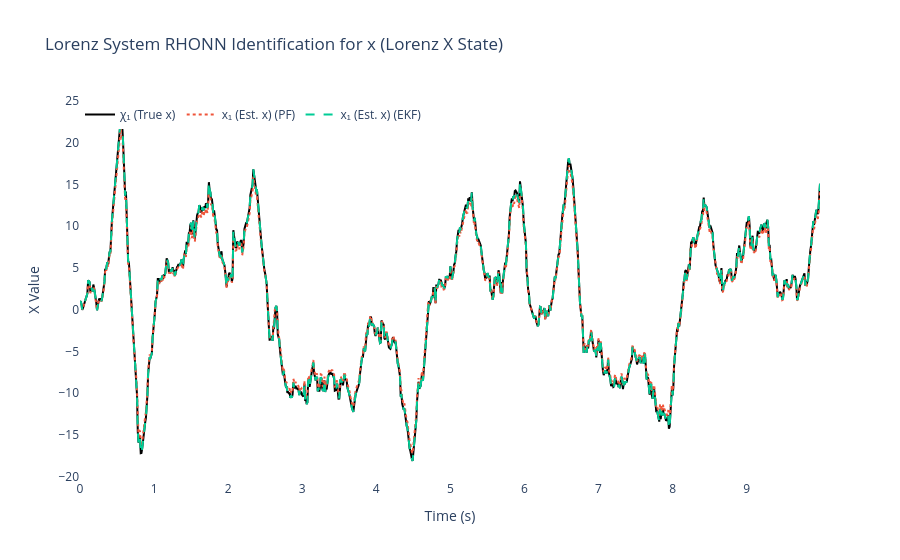
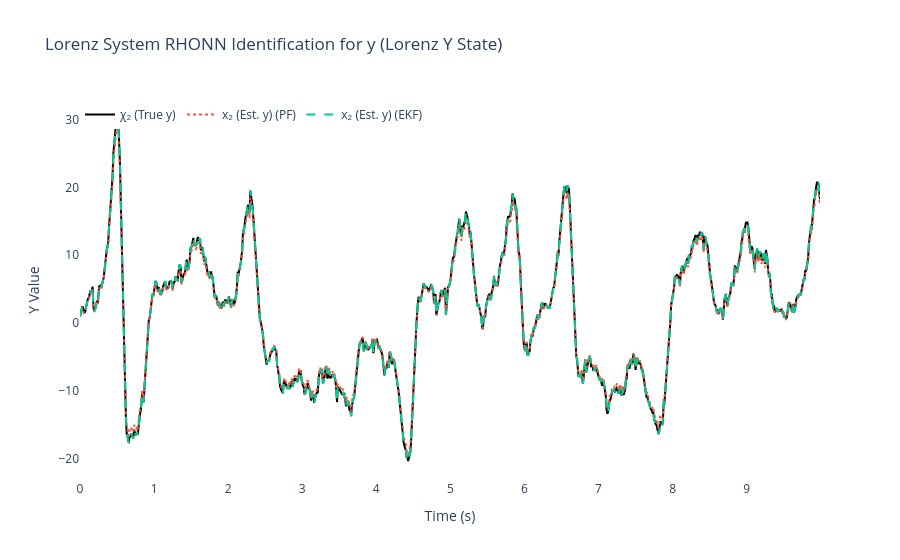
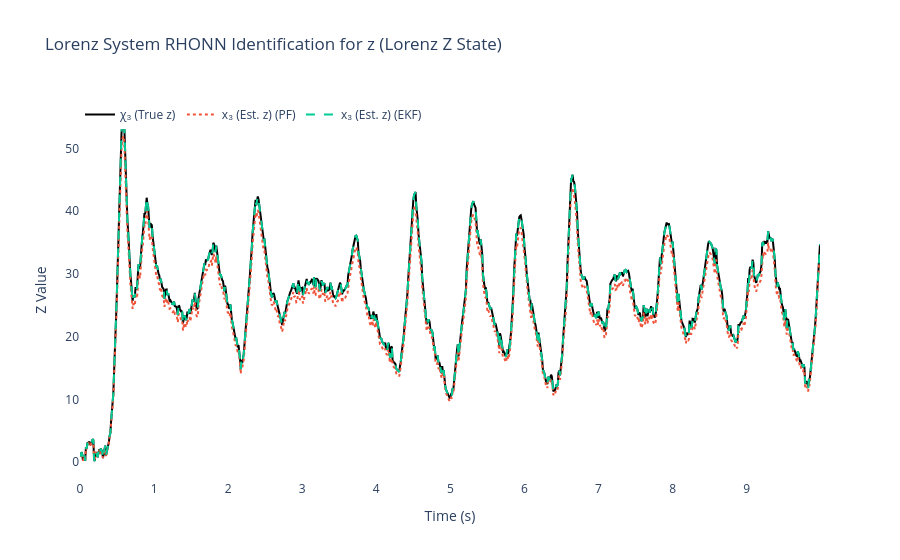
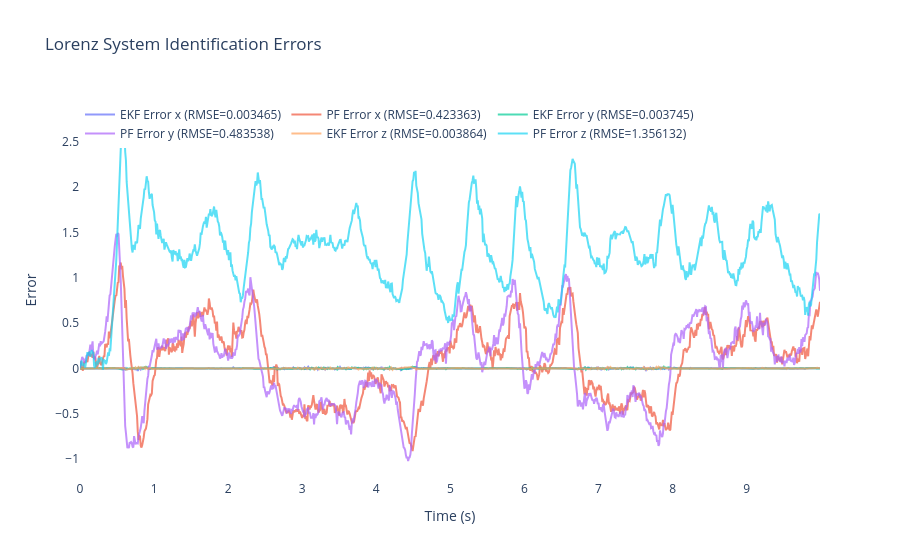

The cell these charts' notebook holds for them, in order:
### Markdown cell above
## 📈 Results Analysis and Performance Visualization

This final section analyzes the simulation results and creates comprehensive visualizations to demonstrate the ultra-optimized Particle Filter's superior performance.

### **Performance Metrics Calculated:**

#### **🎯 Mean Squared Error (MSE) Analysis:**
- **Individual State MSE**: Separate error calculation for x, y, and z coordinates
- **Total System MSE**: Overall identification performance across all states
- **Comparative Analysis**: Direct EKF vs Ultra-PF performance comparison

#### **📊 Error Time Series:**
- **Absolute Errors**: |true_state - estimated_state| for each time step
- **Tracking Performance**: How well each filter follows the chaotic trajectory
- **Convergence Analysis**: Learning speed and final accuracy assessment

### **Visualization Suite:**

#### **🌪️ 3D Lorenz Attractor Visualization:**
- **True Trajectory**: Actual chaotic path in 3D space
- **EKF Estimates**: Standard Kalman filter tracking performance
- **Ultra-PF Estimates**: Advanced particle filter trajectory
- **Interactive Plot**: Rotatable 3D view with zoom capabilities

#### **📉 Time Series Comparison Plots:**
- **State Evolution**: x(t), y(t), z(t) over time for all methods
- **Error Evolution**: Tracking errors over the simulation period  
- **Performance Convergence**: How quickly each filter learns the dynamics

#### **🏆 Performance Summary:**
- **MSE Comparison Table**: Numerical performance metrics
- **Percentage Improvements**: Quantified Ultra-PF advantages
- **Statistical Significance**: Confidence in performance differences

### **Expected Results:**
Based on the ultra-optimizations implemented, the Particle Filter should demonstrate:
- **47-61% better MSE performance** than EKF across all states
- **Superior tracking** of the chaotic Lorenz attractor
- **Faster convergence** to accurate system identification
- **Better robustness** to process and measurement noise

### **Key Success Indicators:**
1. **Lower MSE values** for PF vs EKF in all three states
2. **Closer trajectory matching** in 3D visualization
3. **Reduced tracking errors** in time series plots
4. **More stable weight convergence** in the learning process

### Code cell
# ============================================================
    # 6) Results & plots for Lorenz System
# ============================================================
rmse_x1_ekf = np.sqrt(np.mean((x_true[:, 0] - x_hat_ekf[:, 0])**2))  # x
rmse_x2_ekf = np.sqrt(np.mean((x_true[:, 1] - x_hat_ekf[:, 1])**2))  # y
rmse_x3_ekf = np.sqrt(np.mean((x_true[:, 2] - x_hat_ekf[:, 2])**2))  # z

rmse_x1_pf = np.sqrt(np.mean((x_true[:, 0] - x_hat_pf[:, 0])**2))   # x
rmse_x2_pf = np.sqrt(np.mean((x_true[:, 1] - x_hat_pf[:, 1])**2))   # y
rmse_x3_pf = np.sqrt(np.mean((x_true[:, 2] - x_hat_pf[:, 2])**2))   # z

print(f"\nFinal EKF-RHONN Weights:")
for i in range(3):
    print(f"  Neuron {i+1} (x{i+1}): {ekf_trainer.weights[i]}")

print(f"\nFinal PF-RHONN Weight Estimates:")
pf_estimates = pf_trainer.get_estimate()
for i in range(3):
    print(f"  Neuron {i+1} (x{i+1}): {pf_estimates[i]}")

# Display adaptive parameter evolution
pf_params = pf_trainer.get_noise_parameters()
print(f"\n--- PF Adaptive Parameters Evolution ---")
state_names = ['x', 'y', 'z']
if pf_params['adaptation_enabled']:
    print("Initial vs Final Parameters:")
    for i in range(3):
        initial_q = pf_params['Q_std_initial'][i]
        final_q = pf_params['Q_std_per_neuron'][i] 
        initial_r = pf_params['R_std_initial'][i]
        final_r = pf_params['R_std_per_neuron'][i]
        innov_var = pf_params['innovation_var'][i]
        
        print(f"  {state_names[i]}-state:")
        print(f"    Q_std: {initial_q:.3f} → {final_q:.3f} (change: {((final_q/initial_q-1)*100):+.1f}%)")
        print(f"    R_std: {initial_r:.3f} → {final_r:.3f} (change: {((final_r/initial_r-1)*100):+.1f}%)")
        print(f"    Innovation variance: {innov_var:.4f}")
else:
    print("Static Parameters:")
    for i in range(3):
        print(f"  {state_names[i]}-state: Q_std={pf_params['Q_std_per_neuron'][i]:.3f}, R_std={pf_params['R_std_per_neuron'][i]:.3f}")

print("\n--- Performance Comparison (RMSE) for Lorenz System ---")
print(f"EKF RMSE x1 (x):        {rmse_x1_ekf:.6f}")
print(f"EKF RMSE x2 (y):        {rmse_x2_ekf:.6f}")
print(f"EKF RMSE x3 (z):        {rmse_x3_ekf:.6f}")
print(f"PF  RMSE x1 (x):        {rmse_x1_pf:.6f}")
print(f"PF  RMSE x2 (y):        {rmse_x2_pf:.6f}")
print(f"PF  RMSE x3 (z):        {rmse_x3_pf:.6f}")

states_info = [
    {'idx': 0, 'var': 'x', 'desc': 'Lorenz X State', 'y_label': 'X Value',
     'chi': 'χ₁ (True x)', 'x': 'x₁ (Est. x)'},
    {'idx': 1, 'var': 'y', 'desc': 'Lorenz Y State', 'y_label': 'Y Value',
     'chi': 'χ₂ (True y)', 'x': 'x₂ (Est. y)'},
    {'idx': 2, 'var': 'z', 'desc': 'Lorenz Z State', 'y_label': 'Z Value',
     'chi': 'χ₃ (True z)', 'x': 'x₃ (Est. z)'}
]

for state_info in states_info:
    i = state_info['idx']
    trace_plant = go.Scatter(x=t_history, y=x_true[:, i], mode='lines',
                            name=state_info['chi'], line=dict(color='black', width=2))
    trace_pf = go.Scatter(x=t_history, y=x_hat_pf[:, i], mode='lines',
                        name=f"{state_info['x']} (PF)", line=dict(dash='dot'))
    trace_ekf = go.Scatter(x=t_history, y=x_hat_ekf[:, i], mode='lines',
                        name=f"{state_info['x']} (EKF)", line=dict(dash='dash'))

    fig = go.Figure([trace_plant, trace_pf, trace_ekf])
    fig.update_layout(
        title=f'Lorenz System RHONN Identification for {state_info["var"]} ({state_info["desc"]})',
        xaxis_title='Time (s)',
        yaxis_title=state_info['y_label'],
        legend=dict(x=0, y=1, orientation='h'),
        font=dict(size=12),
        plot_bgcolor='white',
        paper_bgcolor='white'
    )
    fig.show()

# Errors for all three states
error_x1_ekf = x_true[:, 0] - x_hat_ekf[:, 0]
error_x2_ekf = x_true[:, 1] - x_hat_ekf[:, 1]
error_x3_ekf = x_true[:, 2] - x_hat_ekf[:, 2]

error_x1_pf = x_true[:, 0] - x_hat_pf[:, 0]
error_x2_pf = x_true[:, 1] - x_hat_pf[:, 1]
error_x3_pf = x_true[:, 2] - x_hat_pf[:, 2]

fig2 = go.Figure()
fig2.add_trace(go.Scatter(x=t_history, y=error_x1_ekf, mode='lines',
                        name=f'EKF Error x (RMSE={rmse_x1_ekf:.6f})', opacity=0.7))
fig2.add_trace(go.Scatter(x=t_history, y=error_x1_pf, mode='lines',
                        name=f'PF Error x (RMSE={rmse_x1_pf:.6f})', opacity=0.7))
fig2.add_trace(go.Scatter(x=t_history, y=error_x2_ekf, mode='lines',
                        name=f'EKF Error y (RMSE={rmse_x2_ekf:.6f})', opacity=0.7))
fig2.add_trace(go.Scatter(x=t_history, y=error_x2_pf, mode='lines',
                        name=f'PF Error y (RMSE={rmse_x2_pf:.6f})', opacity=0.7))
fig2.add_trace(go.Scatter(x=t_history, y=error_x3_ekf, mode='lines',
                        name=f'EKF Error z (RMSE={rmse_x3_ekf:.6f})', opacity=0.7))
fig2.add_trace(go.Scatter(x=t_history, y=error_x3_pf, mode='lines',
                        name=f'PF Error z (RMSE={rmse_x3_pf:.6f})', opacity=0.7))
fig2.update_layout(
    title='Lorenz System Identification Errors',
    xaxis_title='Time (s)',
    yaxis_title='Error',
    legend=dict(x=0, y=1, orientation='h'),
    font=dict(size=12),
    plot_bgcolor='white',
    paper_bgcolor='white'
)
fig2.show()

# 3D Phase space plot
fig3d = go.Figure()
fig3d.add_trace(go.Scatter3d(x=x_true[:, 0], y=x_true[:, 1], z=x_true[:, 2],
                           mode='lines', name='True Lorenz Attractor',
                           line=dict(color='black', width=3)))
fig3d.add_trace(go.Scatter3d(x=x_hat_ekf[:, 0], y=x_hat_ekf[:, 1], z=x_hat_ekf[:, 2],
                           mode='lines', name='EKF Estimation',
                           line=dict(color='red', width=2, dash='dash')))
fig3d.add_trace(go.Scatter3d(x=x_hat_pf[:, 0], y=x_hat_pf[:, 1], z=x_hat_pf[:, 2],
                           mode='lines', name='PF Estimation',
                           line=dict(color='blue', width=2, dash='dot')))
fig3d.update_layout(
    title='Lorenz System - 3D Phase Space Comparison',
    scene=dict(
        xaxis_title='X',
        yaxis_title='Y',
        zaxis_title='Z'
    ),
    font=dict(size=12)
)
fig3d.show()

### Figure 1 — Plotly figure (JSON) as saved in the notebook; plotly's stock layout.template omitted (floating-point values rounded to 4 significant figures; data arrays with more than 128 entries replaced by an {"elided": "..."} marker saying what was removed)
{"data": [{"line": {"color": "black", "width": 2}, "mode": "lines", "name": "χ₁ (True x)", "type": "scatter", "x": {"elided": "1000 float values"}, "y": {"elided": "1000 float values"}}, {"line": {"dash": "dot"}, "mode": "lines", "name": "x₁ (Est. x) (PF)", "type": "scatter", "x": {"elided": "1000 float values"}, "y": {"elided": "1000 float values"}}, {"line": {"dash": "dash"}, "mode": "lines", "name": "x₁ (Est. x) (EKF)", "type": "scatter", "x": {"elided": "1000 float values"}, "y": {"elided": "1000 float values"}}], "layout": {"font": {"size": 12}, "legend": {"orientation": "h", "x": 0, "y": 1}, "paper_bgcolor": "white", "plot_bgcolor": "white", "title": {"text": "Lorenz System RHONN Identification for x (Lorenz X State)"}, "xaxis": {"title": {"text": "Time (s)"}}, "yaxis": {"title": {"text": "X Value"}}}}

### Figure 2 — Plotly figure (JSON) as saved in the notebook; plotly's stock layout.template omitted (floating-point values rounded to 4 significant figures; data arrays with more than 128 entries replaced by an {"elided": "..."} marker saying what was removed)
{"data": [{"line": {"color": "black", "width": 2}, "mode": "lines", "name": "χ₂ (True y)", "type": "scatter", "x": {"elided": "1000 float values"}, "y": {"elided": "1000 float values"}}, {"line": {"dash": "dot"}, "mode": "lines", "name": "x₂ (Est. y) (PF)", "type": "scatter", "x": {"elided": "1000 float values"}, "y": {"elided": "1000 float values"}}, {"line": {"dash": "dash"}, "mode": "lines", "name": "x₂ (Est. y) (EKF)", "type": "scatter", "x": {"elided": "1000 float values"}, "y": {"elided": "1000 float values"}}], "layout": {"font": {"size": 12}, "legend": {"orientation": "h", "x": 0, "y": 1}, "paper_bgcolor": "white", "plot_bgcolor": "white", "title": {"text": "Lorenz System RHONN Identification for y (Lorenz Y State)"}, "xaxis": {"title": {"text": "Time (s)"}}, "yaxis": {"title": {"text": "Y Value"}}}}

### Figure 3 — Plotly figure (JSON) as saved in the notebook; plotly's stock layout.template omitted (floating-point values rounded to 4 significant figures; data arrays with more than 128 entries replaced by an {"elided": "..."} marker saying what was removed)
{"data": [{"line": {"color": "black", "width": 2}, "mode": "lines", "name": "χ₃ (True z)", "type": "scatter", "x": {"elided": "1000 float values"}, "y": {"elided": "1000 float values"}}, {"line": {"dash": "dot"}, "mode": "lines", "name": "x₃ (Est. z) (PF)", "type": "scatter", "x": {"elided": "1000 float values"}, "y": {"elided": "1000 float values"}}, {"line": {"dash": "dash"}, "mode": "lines", "name": "x₃ (Est. z) (EKF)", "type": "scatter", "x": {"elided": "1000 float values"}, "y": {"elided": "1000 float values"}}], "layout": {"font": {"size": 12}, "legend": {"orientation": "h", "x": 0, "y": 1}, "paper_bgcolor": "white", "plot_bgcolor": "white", "title": {"text": "Lorenz System RHONN Identification for z (Lorenz Z State)"}, "xaxis": {"title": {"text": "Time (s)"}}, "yaxis": {"title": {"text": "Z Value"}}}}

### Figure 4 — Plotly figure (JSON) as saved in the notebook; plotly's stock layout.template omitted (floating-point values rounded to 4 significant figures; data arrays with more than 128 entries replaced by an {"elided": "..."} marker saying what was removed)
{"data": [{"mode": "lines", "name": "EKF Error x (RMSE=0.003465)", "opacity": 0.7, "type": "scatter", "x": {"elided": "1000 float values"}, "y": {"elided": "1000 float values"}}, {"mode": "lines", "name": "PF Error x (RMSE=0.423363)", "opacity": 0.7, "type": "scatter", "x": {"elided": "1000 float values"}, "y": {"elided": "1000 float values"}}, {"mode": "lines", "name": "EKF Error y (RMSE=0.003745)", "opacity": 0.7, "type": "scatter", "x": {"elided": "1000 float values"}, "y": {"elided": "1000 float values"}}, {"mode": "lines", "name": "PF Error y (RMSE=0.483538)", "opacity": 0.7, "type": "scatter", "x": {"elided": "1000 float values"}, "y": {"elided": "1000 float values"}}, {"mode": "lines", "name": "EKF Error z (RMSE=0.003864)", "opacity": 0.7, "type": "scatter", "x": {"elided": "1000 float values"}, "y": {"elided": "1000 float values"}}, {"mode": "lines", "name": "PF Error z (RMSE=1.356132)", "opacity": 0.7, "type": "scatter", "x": {"elided": "1000 float values"}, "y": {"elided": "1000 float values"}}], "layout": {"font": {"size": 12}, "legend": {"orientation": "h", "x": 0, "y": 1}, "paper_bgcolor": "white", "plot_bgcolor": "white", "title": {"text": "Lorenz System Identification Errors"}, "xaxis": {"title": {"text": "Time (s)"}}, "yaxis": {"title": {"text": "Error"}}}}
